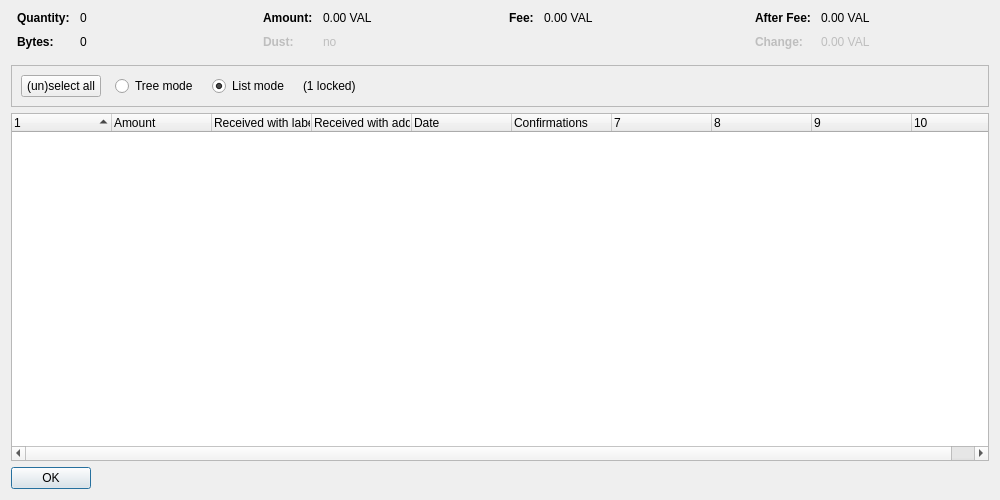
<?xml version="1.0" encoding="UTF-8"?>
<ui version="4.0">
 <class>CoinControlDialog</class>
 <widget class="QDialog" name="CoinControlDialog">
  <property name="geometry">
   <rect>
    <x>0</x>
    <y>0</y>
    <width>1000</width>
    <height>500</height>
   </rect>
  </property>
  <property name="windowTitle">
   <string>Coin Selection</string>
  </property>
  <layout class="QVBoxLayout" name="verticalLayout">
   <item>
    <layout class="QHBoxLayout" name="horizontalLayoutTop" stretch="0,0,0,0">
     <property name="topMargin">
      <number>0</number>
     </property>
     <property name="bottomMargin">
      <number>10</number>
     </property>
     <item>
      <layout class="QFormLayout" name="formLayoutCoinControl1">
       <property name="horizontalSpacing">
        <number>10</number>
       </property>
       <property name="verticalSpacing">
        <number>10</number>
       </property>
       <property name="leftMargin">
        <number>6</number>
       </property>
       <property name="rightMargin">
        <number>6</number>
       </property>
       <item row="0" column="0">
        <widget class="QLabel" name="labelCoinControlQuantityText">
         <property name="font">
          <font>
           <weight>75</weight>
           <bold>true</bold>
          </font>
         </property>
         <property name="text">
          <string>Quantity:</string>
         </property>
        </widget>
       </item>
       <item row="0" column="1">
        <widget class="QLabel" name="labelCoinControlQuantity">
         <property name="cursor">
          <cursorShape>IBeamCursor</cursorShape>
         </property>
         <property name="contextMenuPolicy">
          <enum>Qt::ActionsContextMenu</enum>
         </property>
         <property name="text">
          <string notr="true">0</string>
         </property>
         <property name="textInteractionFlags">
          <set>Qt::LinksAccessibleByMouse|Qt::TextSelectableByKeyboard|Qt::TextSelectableByMouse</set>
         </property>
        </widget>
       </item>
       <item row="1" column="0">
        <widget class="QLabel" name="labelCoinControlBytesText">
         <property name="font">
          <font>
           <weight>75</weight>
           <bold>true</bold>
          </font>
         </property>
         <property name="text">
          <string>Bytes:</string>
         </property>
        </widget>
       </item>
       <item row="1" column="1">
        <widget class="QLabel" name="labelCoinControlBytes">
         <property name="cursor">
          <cursorShape>IBeamCursor</cursorShape>
         </property>
         <property name="contextMenuPolicy">
          <enum>Qt::ActionsContextMenu</enum>
         </property>
         <property name="text">
          <string notr="true">0</string>
         </property>
         <property name="textInteractionFlags">
          <set>Qt::LinksAccessibleByMouse|Qt::TextSelectableByKeyboard|Qt::TextSelectableByMouse</set>
         </property>
        </widget>
       </item>
      </layout>
     </item>
     <item>
      <layout class="QFormLayout" name="formLayoutCoinControl2">
       <property name="horizontalSpacing">
        <number>10</number>
       </property>
       <property name="verticalSpacing">
        <number>10</number>
       </property>
       <property name="leftMargin">
        <number>6</number>
       </property>
       <property name="rightMargin">
        <number>6</number>
       </property>
       <item row="0" column="0">
        <widget class="QLabel" name="labelCoinControlAmountText">
         <property name="font">
          <font>
           <weight>75</weight>
           <bold>true</bold>
          </font>
         </property>
         <property name="text">
          <string>Amount:</string>
         </property>
        </widget>
       </item>
       <item row="0" column="1">
        <widget class="QLabel" name="labelCoinControlAmount">
         <property name="cursor">
          <cursorShape>IBeamCursor</cursorShape>
         </property>
         <property name="contextMenuPolicy">
          <enum>Qt::ActionsContextMenu</enum>
         </property>
         <property name="text">
          <string notr="true">0.00 VAL</string>
         </property>
         <property name="textInteractionFlags">
          <set>Qt::LinksAccessibleByMouse|Qt::TextSelectableByKeyboard|Qt::TextSelectableByMouse</set>
         </property>
        </widget>
       </item>
       <item row="1" column="0">
        <widget class="QLabel" name="labelCoinControlLowOutputText">
         <property name="enabled">
          <bool>false</bool>
         </property>
         <property name="font">
          <font>
           <weight>75</weight>
           <bold>true</bold>
          </font>
         </property>
         <property name="text">
          <string>Dust:</string>
         </property>
        </widget>
       </item>
       <item row="1" column="1">
        <widget class="QLabel" name="labelCoinControlLowOutput">
         <property name="enabled">
          <bool>false</bool>
         </property>
         <property name="cursor">
          <cursorShape>IBeamCursor</cursorShape>
         </property>
         <property name="contextMenuPolicy">
          <enum>Qt::ActionsContextMenu</enum>
         </property>
         <property name="text">
          <string notr="true">no</string>
         </property>
         <property name="textInteractionFlags">
          <set>Qt::LinksAccessibleByMouse|Qt::TextSelectableByKeyboard|Qt::TextSelectableByMouse</set>
         </property>
        </widget>
       </item>
      </layout>
     </item>
     <item>
      <layout class="QFormLayout" name="formLayoutCoinControl3">
       <property name="horizontalSpacing">
        <number>10</number>
       </property>
       <property name="verticalSpacing">
        <number>10</number>
       </property>
       <property name="leftMargin">
        <number>6</number>
       </property>
       <property name="rightMargin">
        <number>6</number>
       </property>
       <item row="0" column="0">
        <widget class="QLabel" name="labelCoinControlFeeText">
         <property name="font">
          <font>
           <weight>75</weight>
           <bold>true</bold>
          </font>
         </property>
         <property name="text">
          <string>Fee:</string>
         </property>
        </widget>
       </item>
       <item row="0" column="1">
        <widget class="QLabel" name="labelCoinControlFee">
         <property name="cursor">
          <cursorShape>IBeamCursor</cursorShape>
         </property>
         <property name="contextMenuPolicy">
          <enum>Qt::ActionsContextMenu</enum>
         </property>
         <property name="text">
          <string notr="true">0.00 VAL</string>
         </property>
         <property name="textInteractionFlags">
          <set>Qt::LinksAccessibleByMouse|Qt::TextSelectableByKeyboard|Qt::TextSelectableByMouse</set>
         </property>
        </widget>
       </item>
      </layout>
     </item>
     <item>
      <layout class="QFormLayout" name="formLayoutCoinControl4">
       <property name="horizontalSpacing">
        <number>10</number>
       </property>
       <property name="verticalSpacing">
        <number>10</number>
       </property>
       <property name="leftMargin">
        <number>6</number>
       </property>
       <property name="rightMargin">
        <number>6</number>
       </property>
       <item row="0" column="0">
        <widget class="QLabel" name="labelCoinControlAfterFeeText">
         <property name="font">
          <font>
           <weight>75</weight>
           <bold>true</bold>
          </font>
         </property>
         <property name="text">
          <string>After Fee:</string>
         </property>
        </widget>
       </item>
       <item row="0" column="1">
        <widget class="QLabel" name="labelCoinControlAfterFee">
         <property name="cursor">
          <cursorShape>IBeamCursor</cursorShape>
         </property>
         <property name="contextMenuPolicy">
          <enum>Qt::ActionsContextMenu</enum>
         </property>
         <property name="text">
          <string notr="true">0.00 VAL</string>
         </property>
         <property name="textInteractionFlags">
          <set>Qt::LinksAccessibleByMouse|Qt::TextSelectableByKeyboard|Qt::TextSelectableByMouse</set>
         </property>
        </widget>
       </item>
       <item row="1" column="0">
        <widget class="QLabel" name="labelCoinControlChangeText">
         <property name="enabled">
          <bool>false</bool>
         </property>
         <property name="font">
          <font>
           <weight>75</weight>
           <bold>true</bold>
          </font>
         </property>
         <property name="text">
          <string>Change:</string>
         </property>
        </widget>
       </item>
       <item row="1" column="1">
        <widget class="QLabel" name="labelCoinControlChange">
         <property name="enabled">
          <bool>false</bool>
         </property>
         <property name="cursor">
          <cursorShape>IBeamCursor</cursorShape>
         </property>
         <property name="contextMenuPolicy">
          <enum>Qt::ActionsContextMenu</enum>
         </property>
         <property name="text">
          <string notr="true">0.00 VAL</string>
         </property>
         <property name="textInteractionFlags">
          <set>Qt::LinksAccessibleByMouse|Qt::TextSelectableByKeyboard|Qt::TextSelectableByMouse</set>
         </property>
        </widget>
       </item>
      </layout>
     </item>
    </layout>
   </item>
   <item>
    <widget class="QFrame" name="frame">
     <property name="minimumSize">
      <size>
       <width>0</width>
       <height>40</height>
      </size>
     </property>
     <property name="frameShape">
      <enum>QFrame::StyledPanel</enum>
     </property>
     <property name="frameShadow">
      <enum>QFrame::Sunken</enum>
     </property>
     <layout class="QHBoxLayout" name="horizontalLayout">
      <item>
       <layout class="QHBoxLayout" name="horizontalLayoutPanel" stretch="0,0,0,0,0">
        <property name="spacing">
         <number>14</number>
        </property>
        <item>
         <widget class="QPushButton" name="pushButtonSelectAll">
          <property name="sizePolicy">
           <sizepolicy hsizetype="Maximum" vsizetype="Fixed">
            <horstretch>0</horstretch>
            <verstretch>0</verstretch>
           </sizepolicy>
          </property>
          <property name="text">
           <string>(un)select all</string>
          </property>
          <property name="autoDefault">
           <bool>false</bool>
          </property>
         </widget>
        </item>
        <item>
         <widget class="QRadioButton" name="radioTreeMode">
          <property name="sizePolicy">
           <sizepolicy hsizetype="Maximum" vsizetype="Fixed">
            <horstretch>0</horstretch>
            <verstretch>0</verstretch>
           </sizepolicy>
          </property>
          <property name="text">
           <string>Tree mode</string>
          </property>
         </widget>
        </item>
        <item>
         <widget class="QRadioButton" name="radioListMode">
          <property name="sizePolicy">
           <sizepolicy hsizetype="Maximum" vsizetype="Fixed">
            <horstretch>0</horstretch>
            <verstretch>0</verstretch>
           </sizepolicy>
          </property>
          <property name="text">
           <string>List mode</string>
          </property>
          <property name="checked">
           <bool>true</bool>
          </property>
         </widget>
        </item>
        <item>
         <widget class="QLabel" name="labelLocked">
          <property name="text">
           <string notr="true">(1 locked)</string>
          </property>
         </widget>
        </item>
        <item>
         <spacer name="horizontalSpacer">
          <property name="orientation">
           <enum>Qt::Horizontal</enum>
          </property>
          <property name="sizeHint" stdset="0">
           <size>
            <width>40</width>
            <height>20</height>
           </size>
          </property>
         </spacer>
        </item>
       </layout>
      </item>
     </layout>
    </widget>
   </item>
   <item>
    <widget class="CoinControlTreeWidget" name="treeWidget">
     <property name="contextMenuPolicy">
      <enum>Qt::CustomContextMenu</enum>
     </property>
     <property name="sortingEnabled">
      <bool>false</bool>
     </property>
     <property name="columnCount">
      <number>10</number>
     </property>
     <attribute name="headerShowSortIndicator" stdset="0">
      <bool>true</bool>
     </attribute>
     <attribute name="headerStretchLastSection">
      <bool>false</bool>
     </attribute>
     <column>
      <property name="text">
       <string/>
      </property>
     </column>
     <column>
      <property name="text">
       <string>Amount</string>
      </property>
     </column>
     <column>
      <property name="text">
       <string>Received with label</string>
      </property>
     </column>
     <column>
      <property name="text">
       <string>Received with address</string>
      </property>
     </column>
     <column>
      <property name="text">
       <string>Date</string>
      </property>
     </column>
     <column>
      <property name="text">
       <string>Confirmations</string>
      </property>
      <property name="toolTip">
       <string>Confirmed</string>
      </property>
     </column>
     <column>
      <property name="text">
       <string/>
      </property>
     </column>
     <column>
      <property name="text">
       <string/>
      </property>
     </column>
     <column>
      <property name="text">
       <string/>
      </property>
     </column>
     <column>
      <property name="text">
       <string/>
      </property>
     </column>
    </widget>
   </item>
   <item>
    <widget class="QDialogButtonBox" name="buttonBox">
     <property name="sizePolicy">
      <sizepolicy hsizetype="Maximum" vsizetype="Fixed">
       <horstretch>0</horstretch>
       <verstretch>0</verstretch>
      </sizepolicy>
     </property>
     <property name="orientation">
      <enum>Qt::Horizontal</enum>
     </property>
     <property name="standardButtons">
      <set>QDialogButtonBox::Ok</set>
     </property>
    </widget>
   </item>
  </layout>
 </widget>
 <customwidgets>
  <customwidget>
   <class>CoinControlTreeWidget</class>
   <extends>QTreeWidget</extends>
   <header>coincontroltreewidget.h</header>
  </customwidget>
 </customwidgets>
 <resources/>
 <connections/>
</ui>
